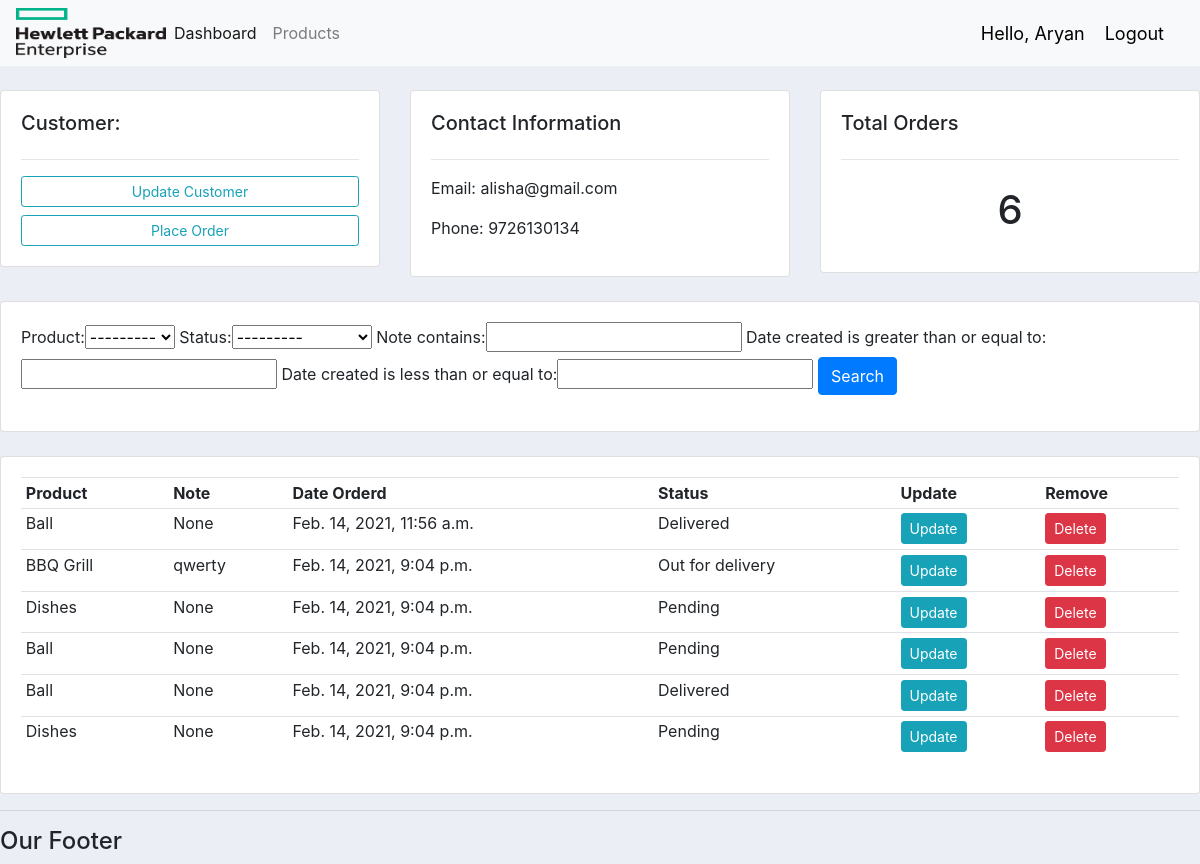
The app's page /customer/1/ (signed in) with its own data.
### accounts/models.py (models this page shows)
class Customer(models.Model):
    user=models.OneToOneField(User,null=True, blank=True,on_delete=models.CASCADE)
    name=models.CharField(max_length=200, null=True)
    phone=models.CharField(max_length=200, null=True)
    email=models.CharField(max_length=200, null=True)
    profile_pic=models.ImageField(default="defaultProfilePic.png",null=True,blank=True)
    date_created=models.DateTimeField(auto_now_add=True, null=True)
    def __str__(self):
        return self.name

class Order(models.Model):
    STATUS=(
        ('Pending','Pending'),
        ('Out for delivery', 'Out for delivery'),
        ('Delivered','Delivered'),
    )
    customer=models.ForeignKey(Customer,null=True,on_delete=models.SET_NULL)
    product=models.ForeignKey(Product,null=True,on_delete=models.SET_NULL)
    date_created=models.DateTimeField(auto_now_add=True, null=True)
    status=models.CharField(max_length=200, null=True, choices=STATUS)
    note=models.CharField(max_length=200, null=True)
    def __str__(self):
        return self.product.name

class Product(models.Model):
    CATEGORY=(
        ('Indoor','Indoor'),
        ('Outdoor','Outdoor'),
    )
    name=models.CharField(max_length=200, null=True)
    price=models.FloatField(null=True)
    category=models.CharField(max_length=200, null=True,choices=CATEGORY)
    description=models.CharField(max_length=200, null=True,blank=True)
    date_created=models.DateTimeField(auto_now_add=True, null=True)
    tags=models.ManyToManyField(Tag)
    def __str__(self):
        return self.name

### accounts/decorators.py (the view)
        def wrapper_func(request,*args,**kwargs):
            group=None
            if request.user.groups.exists():
                group=request.user.groups.all()[0].name
            if group in allowed_roles:
                return view_func(request,*args,**kwargs)
            else:
                return HttpResponse("You are not authorized to access this page")

### accounts/views.py (called while the page is built)
@login_required(login_url='login')
@allowed_users(allowed_roles=['admin'])
def customer(request,pk_test):
    customer=Customer.objects.get(id=pk_test)
    orders=customer.order_set.all()
    order_count=orders.count()
    myFilter= OrderFilter(request.GET, queryset=orders)
    orders=myFilter.qs
    context={'customer':customer,'orders':orders,'order_count':order_count,
    'myFilter':myFilter}
    print("CONTEXT----",context)
    return render(request,'accounts/customer.html',context)

### accounts/templates/accounts/customer.html
{% extends 'accounts/main.html' %}
{% block content %}
<br>
<div class="row">
    <div class="col-md">
        <div class="card card-body">
            <h5>Customer:</h5>
            <hr>
            <a class="btn btn-outline-info  btn-sm btn-block" href="">Update Customer</a>
            <a class="btn btn-outline-info  btn-sm btn-block" href="{% url 'create_order' customer.id %}">Place Order</a>
        </div>
    </div>
    <div class="col-md">
        <div class="card card-body">
            <h5>Contact Information</h5>
            <hr>
            <p>Email: {{customer.email}}</p>
            <p>Phone: {{customer.phone}}</p>
        </div>
    </div>
    <div class="col-md">
        <div class="card card-body">
            <h5>Total Orders</h5>
            <hr>
            <h1 style="text-align: center;padding: 10px">{{order_count}}</h1>
        </div>
    </div>
</div>
<br>
<div class="row">
    <div class="col">
        <div class="card card-body">
            <form method="get">
                {{myFilter.form}}
                <button class="btn btn-primary" type="submit">Search</button>
            </form>
        </div>
    </div>
</div>
<br>
<div class="row">
    <div class="col-md">
        <div class="card card-body">
            <table class="table table-sm">
                <tr>
                    <th>Product</th>
                    <th>Note</th>
                    <th>Date Orderd</th>
                    <th>Status</th>
                    <th>Update</th>
                    <th>Remove</th>
                </tr>
            {% for order in orders %}
            <tr>
                <td>{{order.product}}</td>
                <td>{{order.note}}</td>
                <td>{{order.date_created}}</td>
                <td>{{order.status}}</td>
                <td><a class="btn btn-sm btn-info" href="{% url 'update_order' order.id %}">Update</a></td>
                <td><a class="btn btn-sm btn-danger" href="{% url 'delete_order' order.id %}">Delete</a></td>
            </tr>
            {% endfor %}
            </table>
        </div>
    </div>
</div>
{% endblock %}

### accounts/templates/accounts/navbar.html (shortened to what this page needs)
{% load static %}
<nav class="navbar navbar-expand-lg navbar-light bg-light">
    <img src="{% static 'images/hpeLogo.png' %}" height="50px" width="150px">
    <div class="collapse navbar-collapse" id="navbarNavAltMarkup">
        {% if request.user.is_staff %}
        <div class="navbar-nav">
            <a class="nav-item nav-link active" href="{% url 'home' %}">Dashboard</a>
            <a class="nav-item nav-link" href="{% url 'products' %}">Products</a>
        </div>
        {% else %}
        <div class="navbar-nav">
            <a class="nav-item nav-link active" href="{% url 'user-page' %}">Dashboard</a>
            <a class="nav-item nav-link active" href="{% url 'account' %}">Settings</a>
        </div>
        {% endif %}
    </div>
    <span class="hello-msg">Hello, {{request.user}}</span>
    <span><a class="hello-msg" href="{% url 'logout' %}">Logout</a></span>
</nav>

### static/css/main.css (style rules this page uses)
body { background-color: #ebeff5; }

### accounts/templates/accounts/navbar.html (style rules this page uses)
.hello-msg { font-size:18px; color:black; margin-right: 20px; }

### records on screen
Customer: email "alisha@gmail.com", phone "9726130134"
Order: product "Ball", note "None", date_created "Feb. 14, 2021, 11:56 a.m.", status "Delivered"
Order: product "BBQ Grill", note "qwerty", date_created "Feb. 14, 2021, 9:04 p.m.", status "Out for delivery"
Order: product "Dishes", note "None", date_created "Feb. 14, 2021, 9:04 p.m.", status "Pending"
Order: product "Ball", note "None", date_created "Feb. 14, 2021, 9:04 p.m.", status "Pending"
Order: product "Ball", note "None", date_created "Feb. 14, 2021, 9:04 p.m.", status "Delivered"
Order: product "Dishes", note "None", date_created "Feb. 14, 2021, 9:04 p.m.", status "Pending"

### other values on screen
{{ request.user }} "Aryan"
{{ order_count }} "6"
